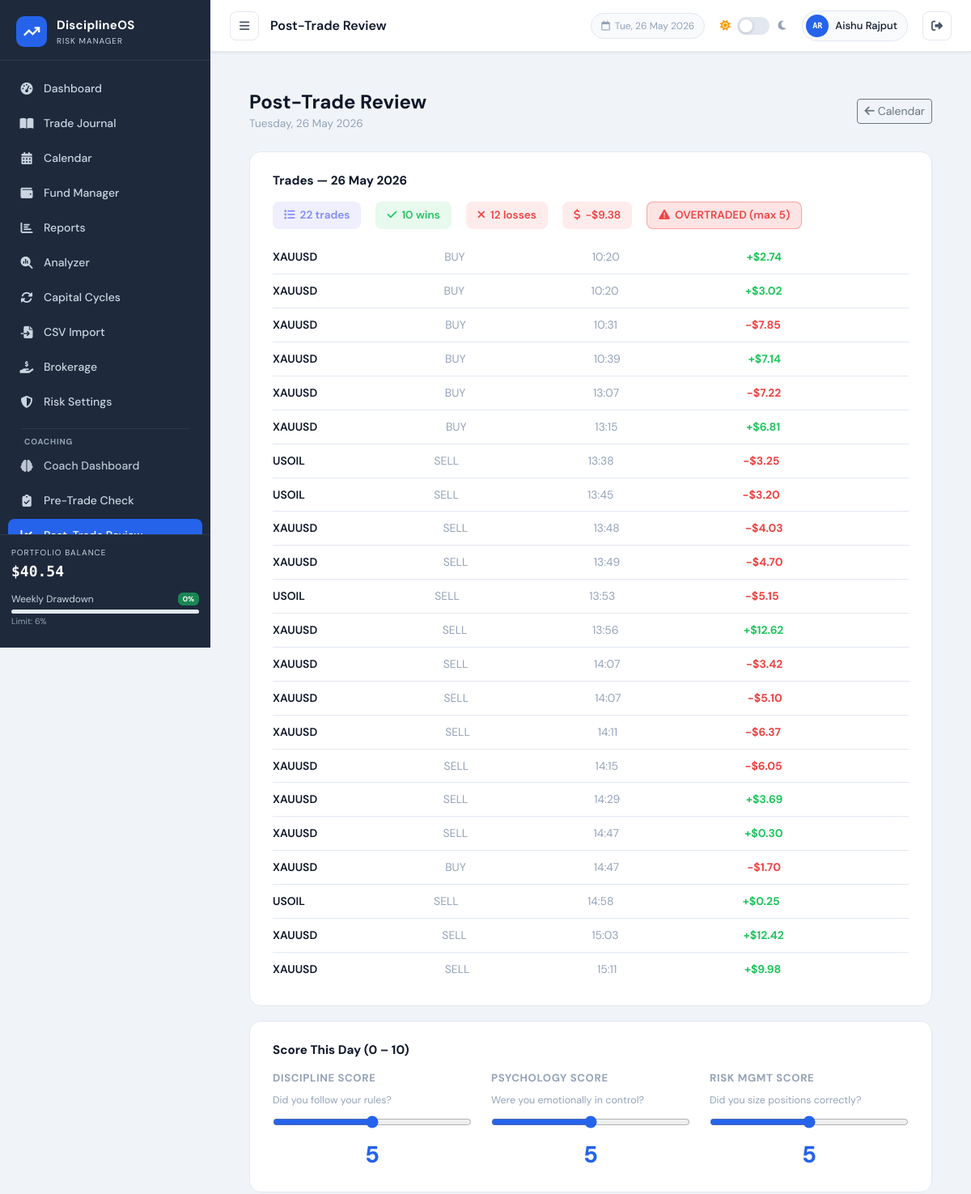
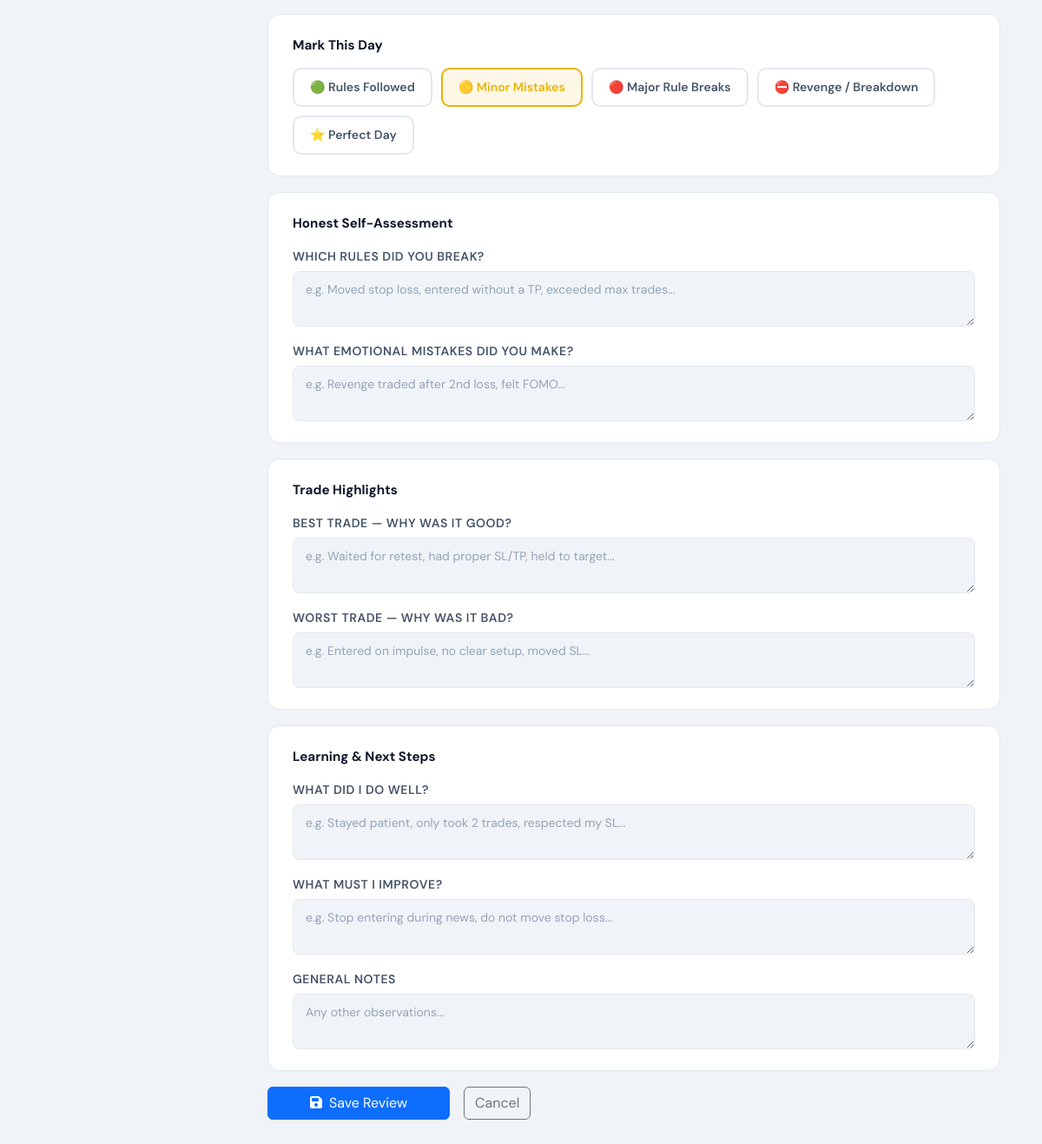
Page /pages/post_analysis.php (signed in) on the committed database (2 pictures, top to bottom).
### tables this page shows
CREATE TABLE `users` (
  `id` int NOT NULL,
  `name` varchar(100) NOT NULL,
  `email` varchar(150) NOT NULL,
  `password` varchar(255) NOT NULL,
  `initial_balance` decimal(15,2) DEFAULT '10000.00',
  `role` enum('user','admin') NOT NULL DEFAULT 'user',
  `last_login_at` datetime DEFAULT NULL,
  `last_active_at` datetime DEFAULT NULL,
  `login_count` int NOT NULL DEFAULT '0',
  `daily_loss_pct` decimal(5,2) DEFAULT NULL,
  `weekly_loss_pct` decimal(5,2) DEFAULT NULL,
  `warning_threshold_pct` decimal(5,2) DEFAULT NULL,
  `profit_lock_mode` tinyint DEFAULT NULL,
  `max_trades_per_day` int DEFAULT NULL,
  `max_risk_per_trade_pct` decimal(5,2) DEFAULT NULL,
  `signup_ip` varchar(45) DEFAULT NULL,
  `created_at` timestamp NOT NULL DEFAULT CURRENT_TIMESTAMP
);

CREATE TABLE `trades` (
  `id` int NOT NULL,
  `user_id` int NOT NULL DEFAULT '1',
  `trade_datetime` datetime NOT NULL COMMENT 'Closing time of trade',
  `open_time` datetime DEFAULT NULL COMMENT 'Opening time of trade (from broker CSV)',
  `symbol` varchar(20) NOT NULL,
  `entry_price` decimal(15,4) NOT NULL,
  `exit_price` decimal(15,4) NOT NULL,
  `quantity` decimal(15,4) NOT NULL,
  `profit_loss` float NOT NULL COMMENT 'Signed float: positive=profit, negative=loss',
  `brokerage` decimal(10,4) NOT NULL DEFAULT '0.0000' COMMENT 'Commission/brokerage charge (always positive $)',
  `swap` decimal(10,4) NOT NULL DEFAULT '0.0000' COMMENT 'Overnight swap charge (signed)',
  `trade_type` enum('buy','sell','buy_limit','sell_limit') NOT NULL DEFAULT 'buy' COMMENT 'Direction of trade',
  `close_reason` varchar(20) DEFAULT NULL COMMENT 'sl=stop loss, tp=take profit, user=manual, so=stop out',
  `ticket` varchar(50) DEFAULT NULL COMMENT 'Broker ticket/order ID',
  `import_source` varchar(50) DEFAULT NULL COMMENT 'csv_import or manual',
  `notes` text,
  `sl_amount` decimal(10,2) DEFAULT NULL COMMENT 'Stop loss risk in USD',
  `tp_amount` decimal(10,2) DEFAULT NULL COMMENT 'Take profit target in USD',
  `created_at` timestamp NOT NULL DEFAULT CURRENT_TIMESTAMP
);

### pages/post_analysis.php (the view, shortened to what the rows shown need)
<?php
require_once '../config/db.php';
$rootPath  = '../';
$userId = getCurrentUserId();
$today     = date('Y-m-d');
$db        = getDB();
$rawDate    = $_GET['date'] ?? $_POST['target_date'] ?? $today;
$targetDate = (preg_match('/^\d{4}-\d{2}-\d{2}$/', $rawDate) && $rawDate <= $today)
              ? $rawDate : $today;
$stmt = $db->prepare("SELECT * FROM trades WHERE user_id=? AND DATE(trade_datetime)=? ORDER BY trade_datetime ASC");
$stmt->execute([$userId, $targetDate]);
$dateTrades = $stmt->fetchAll();
include '../includes/header.php';
?>
<div class="container-fluid px-4 py-4" style="max-width:900px">
    <div class="d-flex align-items-center justify-content-between mb-4 flex-wrap gap-2">
        <div>
            <div style="display:flex;align-items:center;gap:8px;flex-wrap:wrap">
                <h2 style="font-weight:700;font-size:1.5rem;margin:0">Post-Trade Review</h2>
            </div>
        </div>
    </div>
    <div class="pa-card">
        <?php if (empty($dateTrades)): ?>
            <div style="color:var(--text-muted);font-size:.9rem">No trades recorded in the journal for this day.</div>
        <?php else: ?>
        <?php foreach ($dateTrades as $t): ?>
        <div class="trade-mini">
            <div style="font-weight:600"><?= htmlspecialchars($t['symbol']) ?></div>
            <div style="color:var(--text-muted)"><?= strtoupper($t['trade_type']) ?></div>
            <div style="color:var(--text-muted)"><?= date('H:i', strtotime($t['trade_datetime'])) ?></div>
            <div style="color:<?= $t['profit_loss']>=0?'#22c55e':'#ef4444' ?>;font-weight:700"><?= formatPL($t['profit_loss']) ?></div>
        </div>
        <?php endforeach; ?>
        <?php endif; ?>
    </div>
</div>
<?php include '../includes/footer.php'; ?>

### includes/header.php (shortened to what the rows shown need)
<?php
$currentPage = basename($_SERVER['PHP_SELF'], '.php');
?>
<!DOCTYPE html>
<html lang="en" data-theme="light">
<head>
    <link href="https://cdn.jsdelivr.net/npm/bootstrap@5.3.2/dist/css/bootstrap.min.css" rel="stylesheet">
    <link href="https://cdnjs.cloudflare.com/ajax/libs/font-awesome/6.5.0/css/all.min.css" rel="stylesheet">
    <link href="<?= $rootPath ?? '' ?>assets/css/style.css" rel="stylesheet">
</head>
<body>
        <?php if (isAdmin()): ?>
        <div style="margin:12px 16px;border-top:1px solid rgba(255,255,255,.07)"></div>
        <div style="font-size:10px;font-weight:700;letter-spacing:.08em;color:rgba(250,204,21,.7);text-transform:uppercase;padding:4px 20px 2px">
            <i class="fas fa-shield-halved me-1" style="color:rgba(250,204,21,.7)"></i>Admin Only
        </div>
        <a href="<?= $rootPath ?? '' ?>pages/admin.php" class="nav-item <?= $currentPage === 'admin' ? 'active' : '' ?>" style="margin:2px 12px;border-radius:8px">
            <i class="fas fa-chart-line" style="color:rgba(250,204,21,.8)"></i><span style="font-weight:700">User Analytics</span>
        </a>
        <a href="<?= $rootPath ?? '' ?>demo/index.php" class="nav-item" style="background:linear-gradient(135deg,rgba(124,58,237,.12),rgba(37,99,235,.12));border:1px solid rgba(124,58,237,.25);margin:4px 12px;border-radius:8px;padding:10px 14px">
            <i class="fas fa-flask-vial" style="color:var(--accent-purple)"></i><span style="font-weight:700">Demo Trading</span>
        </a>
        <a href="<?= $rootPath ?? '' ?>india/index.php" class="nav-item" style="background:linear-gradient(135deg,rgba(255,153,51,.12),rgba(19,136,8,.12));border:1px solid rgba(255,153,51,.25);margin:4px 12px;border-radius:8px;padding:10px 14px">
            <span style="font-size:16px;margin-right:2px">🇮🇳</span><span style="font-weight:700">India Market</span>
        </a>
        <?php endif; ?>
<div class="main-wrapper" id="mainWrapper">
    <header class="top-bar">
        <div class="topbar-right">
            <?php
            $__loggedUser = getLoggedInUser();
            $__uname      = $__loggedUser['name'] ?? ($_SESSION['user_name'] ?? 'User');
            $__words      = array_filter(explode(' ', $__uname));
            $__initials   = strtoupper(implode('', array_map(fn($w) => $w[0], $__words)));
            $__initials   = substr($__initials, 0, 2);
            ?>
            <div class="user-chip" style="cursor:pointer" title="Account Settings"
                 onclick="window.location='<?= $rootPath ?? '' ?>pages/account.php'">
                <div class="user-avatar"><?= htmlspecialchars($__initials) ?></div>
                <span><?= htmlspecialchars($__uname) ?></span>
            </div>
        </div>
    </header>
    <div class="page-content">

### rows in the picture
users: name "AR", name "Aishu Rajput"
trades: symbol "XAUUSD", trade_type "BUY", trade_datetime "10:20", profit_loss "+$2.74"
trades: symbol "XAUUSD", trade_type "BUY", trade_datetime "10:20", profit_loss "+$3.02"
trades: symbol "XAUUSD", trade_type "BUY", trade_datetime "10:31", profit_loss "-$7.85"
trades: symbol "XAUUSD", trade_type "BUY", trade_datetime "10:39", profit_loss "+$7.14"
trades: symbol "XAUUSD", trade_type "BUY", trade_datetime "13:07", profit_loss "-$7.22"
trades: symbol "XAUUSD", trade_type "BUY", trade_datetime "13:15", profit_loss "+$6.81"
trades: symbol "USOIL", trade_type "SELL", trade_datetime "13:38", profit_loss "-$3.25"
trades: symbol "USOIL", trade_type "SELL", trade_datetime "13:45", profit_loss "-$3.20"
trades: symbol "XAUUSD", trade_type "SELL", trade_datetime "13:48", profit_loss "-$4.03"
trades: symbol "XAUUSD", trade_type "SELL", trade_datetime "13:49", profit_loss "-$4.70"
trades: symbol "USOIL", trade_type "SELL", trade_datetime "13:53", profit_loss "-$5.15"
trades: symbol "XAUUSD", trade_type "SELL", trade_datetime "13:56", profit_loss "+$12.62"
trades: symbol "XAUUSD", trade_type "SELL", trade_datetime "14:07", profit_loss "-$3.42"
trades: symbol "XAUUSD", trade_type "SELL", trade_datetime "14:07", profit_loss "-$5.10"
trades: symbol "XAUUSD", trade_type "SELL", trade_datetime "14:11", profit_loss "-$6.37"
trades: symbol "XAUUSD", trade_type "SELL", trade_datetime "14:15", profit_loss "-$6.05"
trades: symbol "XAUUSD", trade_type "SELL", trade_datetime "14:29", profit_loss "+$3.69"
trades: symbol "XAUUSD", trade_type "SELL", trade_datetime "14:47", profit_loss "+$0.30"
trades: symbol "XAUUSD", trade_type "BUY", trade_datetime "14:47", profit_loss "-$1.70"
trades: symbol "USOIL", trade_type "SELL", trade_datetime "14:58", profit_loss "+$0.25"
trades: symbol "XAUUSD", trade_type "SELL", trade_datetime "15:03", profit_loss "+$12.42"
trades: symbol "XAUUSD", trade_type "SELL", trade_datetime "15:11", profit_loss "+$9.98"

### other values in the picture
APP_NAME "DisciplineOS"
formatUSD($balance) "$40.54"
$weeklyDD "0"
$titles[$currentPage] "Post-Trade Review"
$dateLabel "Tuesday, 26 May 2026"
date('d M Y', strtotime($targetDate)) "26 May 2026"
$dateStats['tc'] "22"
$dateStats['wins'] "10"
$dateStats['losses'] "12"
formatPL($dateStats['net_pl']) "-$9.38"
MAX_TRADES_PER_DAY "5"
$label "DISCIPLINE SCORE"
$hint "Did you follow your rules?"
$existingVal "5"
$label "PSYCHOLOGY SCORE"
